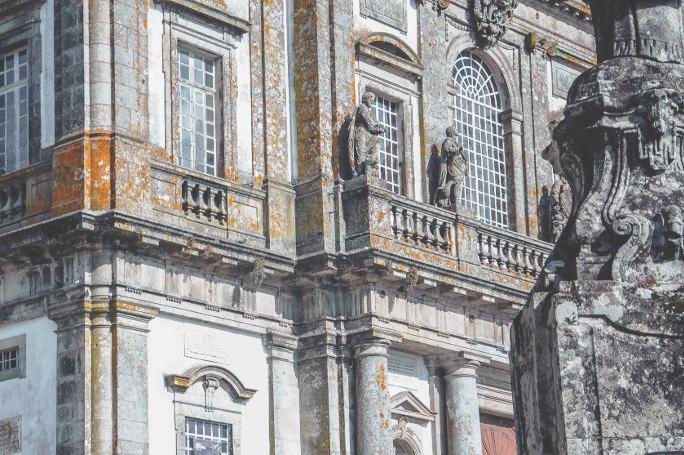
//> input picture 7_Medium_and_average_filters/Moreno-Ramirez/images/house.jpg, 684 x 455 px
$ ./filters Moreno-Ramirez/images/house.jpg   (built with g++ and OpenCV 4)
//> lines starting //> are read from the running program, lines starting //| are printed output that depends on the picture
#include <iostream>
#include <cstdlib>
#include <cmath>
#include <opencv2/opencv.hpp>

using namespace std;
using namespace cv;

void averageFilter(Mat img);
void medianFilter(Mat img);
int median(int neighbors[], int length);
void plot(Mat image, Mat newImage);

int main(int argc, char **argv){

	if(argc != 2){
		cout<<"\n Type correctly the picture name and extension"<<endl;
		return -1;
	}

	Mat img, image;
	img = imread(argv[1], 1);
//> img is the input picture: 455 rows x 684 cols, CV_8UC3; mean B, G, R 145.2, 144.9, 146.1
	cvtColor(img, image, CV_BGR2GRAY);
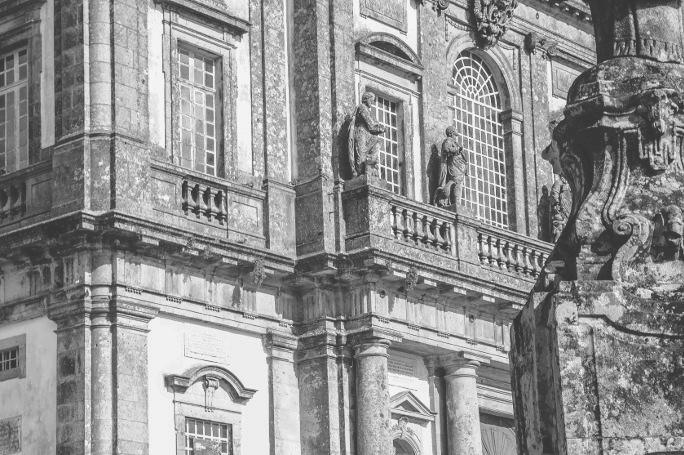
//> image: 455 rows x 684 cols, CV_8UC1; min 29, max 255, mean 145.3

	if (!image.data){
		cout<<"\n Take car how type the picture name\n"<<endl;
		return -1;
	}

	averageFilter(image);

	return 0;
}

void averageFilter(Mat img){
	Mat mask = (Mat_<double>(3,3) << 1,1,1,1,1,1,1,1,1 );

	for (int i=0; i<mask.rows; i++){
		for (int j=0; j<mask.cols; j++){
			cout<<" "<<	int(mask.data[i*mask.rows + j]);
		}
		cout<<endl;
	}

	Mat imageOutX = img.clone();
	int sum, N=round(mask.rows/2), mi=0, mj=0, neighbors=0, elements=9;

	for (int i=0; i<img.rows; i++){
	for (int j=0; j<img.cols; j++){
		sum=0; mi=0;
		for (int ni=i-N; ni<=i+N; ni++){
			mj=0;
		for (int nj=j-N; nj<=j+N; nj++){
			if ( ni-N >= 0 && nj-N >= 0 && ni+N < img.rows && nj+N < img.cols ){
				sum += mask.data[mi*mask.cols + mj]*(img.data[ni*img.cols + nj]);
			} else
				sum += 0;

			mj++;
			}
		mi++;
		}
		imageOutX.data[i*imageOutX.cols + j] = abs(sum);
		}
	}
//> this loop made 455 passes
//> sum on passes 1 to 3: 31200, 34560, 39600
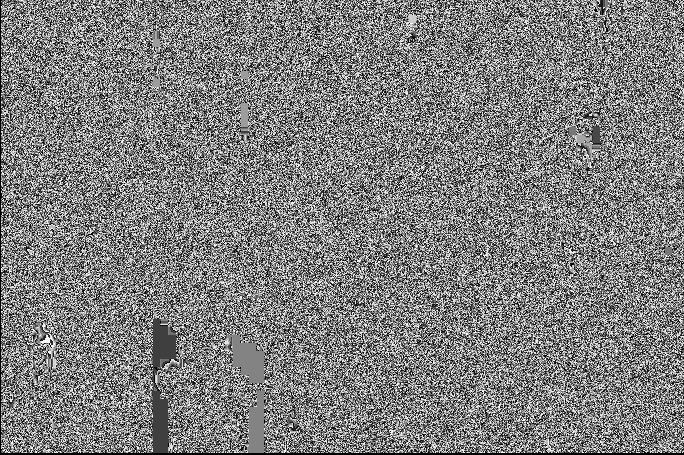
//> imageOutX: 455 rows x 684 cols, CV_8UC1; min 0, max 255, mean 126.5
//> after the loop, sum = 0; mi = 3; mj = 3
//	plot(img, imageOutX);
//  APLICANDO LA MASCARA DE PREWITT EN X
	mask.data[0*mask.cols + 0] = 1;
	mask.data[0*mask.cols + 1] = 1;
	mask.data[0*mask.cols + 2] = 1;
	mask.data[1*mask.cols + 0] = 0;
	mask.data[1*mask.cols + 1] = 0;
	mask.data[1*mask.cols + 2] = 0;
	mask.data[2*mask.cols + 0] = -1;
	mask.data[2*mask.cols + 1] = -1;
	mask.data[2*mask.cols + 2] = -1;

	Mat imageOutY = img.clone();
	sum=0; N=round(mask.rows/2); mi=0; mj=0; neighbors=0; elements=9;

	for (int i=0; i<img.rows; i++){
	for (int j=0; j<img.cols; j++){
		sum=0; mi=0;
		for (int ni=i-N; ni<=i+N; ni++){
			mj=0;
		for (int nj=j-N; nj<=j+N; nj++){
			if ( ni-N >= 0 && nj-N >= 0 && ni+N < img.rows && nj+N < img.cols ){
				sum += mask.data[mi*mask.cols + mj]*(img.data[ni*img.cols + nj]);
			} else
				sum += 0;

			mj++;
			}
		mi++;
		}
		imageOutY.data[i*imageOutY.cols + j] = abs(sum);
		}
	}
//> this loop made 455 passes
//> sum on passes 1 to 3: 33150, 36720, 42205
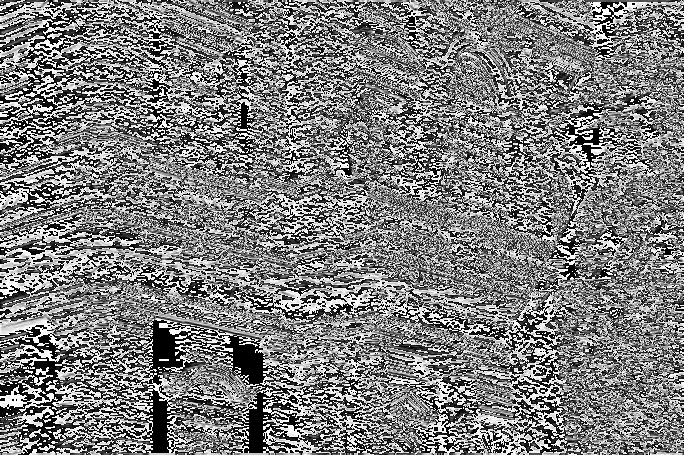
//> imageOutY: 455 rows x 684 cols, CV_8UC1; min 0, max 255, mean 125.8
//> after the loop, sum = 62; mi = 3; mj = 3
//	plot(img, imageOutY);
//	SE OBTIENE LA MAGNITUD DEL GRADIENTE
	Mat gradient = img.clone();
	int x=0, y=0;

	for (int i=0; i<gradient.rows; i++){
		for(int j=0; j<gradient.cols; j++){
			x = imageOutX.data[i*imageOutX.cols + j];
			y = imageOutY.data[i*imageOutY.cols + j];
			gradient.data[i*gradient.cols + j] = sqrt( pow(x,2) + pow(y,2));
		}
	}
//> this loop made 455 passes
//> (x, y) on passes 1 to 3: (224, 126), (0, 112), (176, 221)
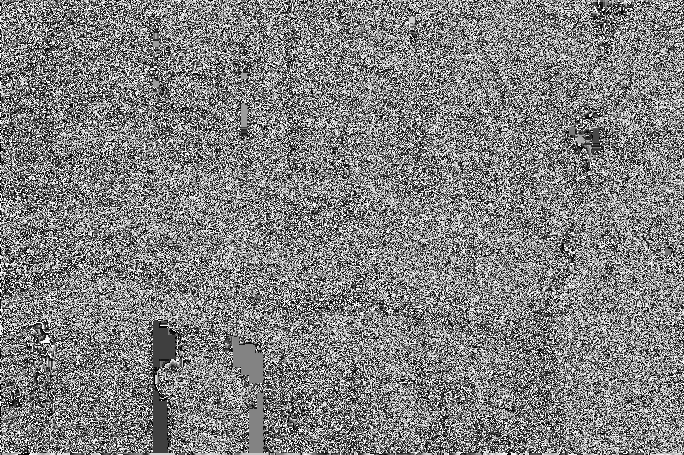
//> gradient: 455 rows x 684 cols, CV_8UC1; min 0, max 255, mean 128.9
//> after the loop, x = 0; y = 62

	plot(img, gradient);
}

void medianFilter(Mat img){
	Mat mask = Mat::ones(3,3, CV_32F);
	Mat imageOut = img.clone();
	int sum, N=round(mask.rows/2), mi=0, mj=0, m=0, neighbors[mask.rows*mask.cols];

	for (int i=0; i<img.rows; i++){
	for (int j=0; j<img.cols; j++){
		mi=0; m=0;
		for (int ni=i-N; ni<=i+N; ni++){
			mj=0;
		for (int nj=j-N; nj<=j+N; nj++){
			if ( ni-N >= 0 && nj-N >= 0 && ni+N < img.rows && nj+N < img.cols ){
				neighbors[m] = mask.data[mi*mask.cols + mj]*(img.data[ni*img.cols + nj]);
			}else
				neighbors[m] = 0;

			mj++; m++;
		}
			mi++;
		}
			imageOut.data[i*imageOut.cols + j] = median(neighbors, pow(mask.cols,2));
	}
	}

//	plot(img, imageOut);
}

int median(int neighbors[], int length){
	int temp=0, ret=0;
	for (int i=1; i<length; i++)
	for (int j=0; j<length-1; j++){
		if ( neighbors[j] > neighbors[j+1] ){
			temp = neighbors[j];
			neighbors[j] = neighbors[j+1];
			neighbors[j+1] = temp;
		}
	}

	ret = round(length/2);
	return neighbors[ret];
}

void plot(Mat image, Mat newImage){
	namedWindow("Imagen de entrada", WINDOW_AUTOSIZE);
	imshow("Imagen de entrada", image);
	waitKey(0);

	namedWindow("Imagen de salida", WINDOW_AUTOSIZE);
	imshow("Imagen de salida", newImage);
	waitKey(0);
}

$ run again, on 7_Medium_and_average_filters/Moreno-Ramirez/images/noise1.png
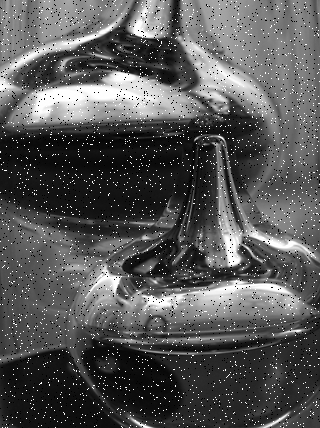
//> input picture 7_Medium_and_average_filters/Moreno-Ramirez/images/noise1.png, 320 x 428 px
//> img is the input picture: 428 rows x 320 cols, CV_8UC3; min 0, max 255, mean 86.8
//> the loop in averageFilter, `for (int i=0; i<img.rows; i++)` made 428 passes
//> sum on passes 1 to 3: 27600, 28080, 28320
//> after the loop in averageFilter, `for (int i=0; i<img.rows; i++)`: sum = 0; mi = 3
//> the loop in averageFilter, `for (int i=0; i<img.rows; i++)` made 428 passes
//> sum on passes 1 to 3: 29325, 29835, 30205
//> after the loop in averageFilter, `for (int i=0; i<img.rows; i++)`:
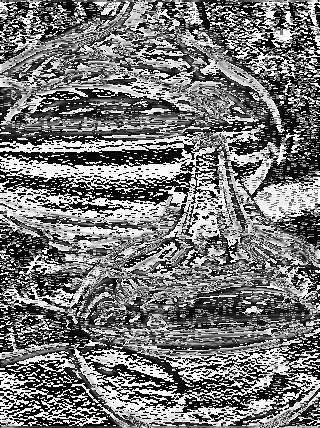
//> imageOutY: 428 rows x 320 cols, CV_8UC1; min 0, max 255, mean 119.2
//> after the loop in averageFilter, `for (int i=0; i<img.rows; i++)`: sum = 61; mi = 3
//> the loop in averageFilter, `for (int i=0; i<gradient.rows; i++)` made 428 passes
//> (x, y) on passes 1 to 3: (208, 141), (176, 139), (160, 253)
//> after the loop in averageFilter, `for (int i=0; i<gradient.rows; i++)`:
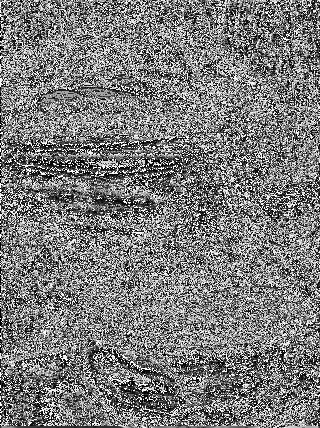
//> gradient: 428 rows x 320 cols, CV_8UC1; min 0, max 255, mean 123.3
//> after the loop in averageFilter, `for (int i=0; i<gradient.rows; i++)`: x = 0; y = 61
